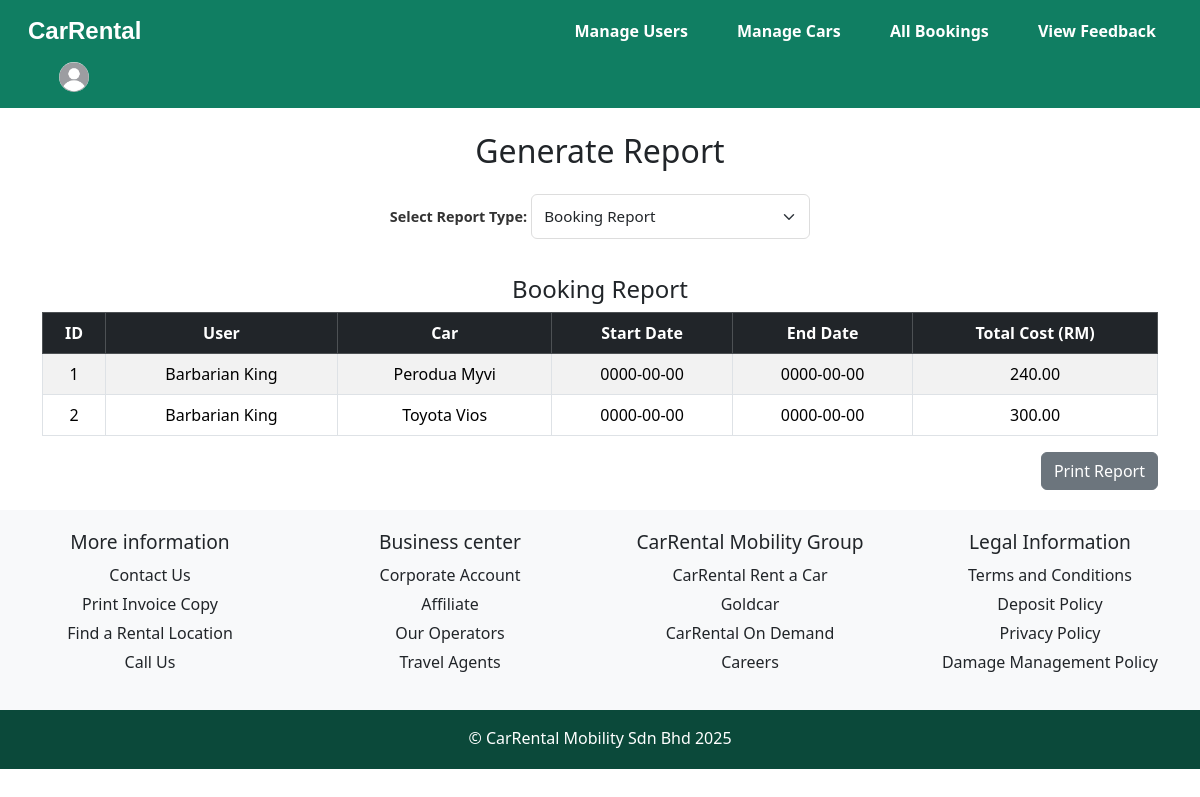
The page /car-rental/public/report.php (signed in) on the database its author committed.
### tables this page shows
CREATE TABLE bookings (
  id INT AUTO_INCREMENT PRIMARY KEY,
  user_id INT NOT NULL,
  car_id INT NOT NULL,
  start_date DATE NOT NULL,
  end_date DATE NOT NULL,
  total_cost DECIMAL(10,2) NOT NULL,
  status ENUM('pending','confirmed','cancelled','completed') DEFAULT 'pending',
  created_at TIMESTAMP DEFAULT CURRENT_TIMESTAMP,
  FOREIGN KEY (user_id) REFERENCES users(id) ON DELETE CASCADE,
  FOREIGN KEY (car_id)  REFERENCES cars(id)  ON DELETE CASCADE
);

CREATE TABLE users (
  id INT AUTO_INCREMENT PRIMARY KEY,
  name VARCHAR(100) NOT NULL,
  email VARCHAR(100) NOT NULL UNIQUE,
  password_hash VARCHAR(255) NOT NULL,
  role ENUM('customer','admin') DEFAULT 'customer',
  created_at TIMESTAMP DEFAULT CURRENT_TIMESTAMP,
  license_image VARCHAR(255),
  license_approved BOOLEAN DEFAULT FALSE
);

CREATE TABLE cars (
  id INT AUTO_INCREMENT PRIMARY KEY,
  brand VARCHAR(80) NOT NULL,
  model VARCHAR(80) NOT NULL,
  img_link VARCHAR(200) NOT NULL,
  price_per_day DECIMAL(10,2) NOT NULL,
  seats TINYINT NOT NULL,
  fuel_type VARCHAR(20) NOT NULL,
  status ENUM('available','maintenance','unavailable') DEFAULT 'available',
  created_at TIMESTAMP DEFAULT CURRENT_TIMESTAMP
);

### car-rental/public/report.php (the view, shortened to what this page needs)
<?php
$reportType = $_GET['type'] ?? 'booking';
?>
<!DOCTYPE html>
<html lang="en">
<head>
    <link href="https://cdn.jsdelivr.net/npm/bootstrap@5.3.3/dist/css/bootstrap.min.css" rel="stylesheet">
</head>
<body>
<?php include 'navbar.php'; ?>
<div class="container mt-4">
    <h2 class="mb-4">Generate Report</h2>
    <form method="get" class="mb-4">
        <label for="type" class="form-label">Select Report Type:</label>
        <select name="type" id="type" class="form-select w-25 d-inline-block" onchange="this.form.submit()">
            <option value="booking" <?= $reportType == 'booking' ? 'selected' : '' ?>>Booking Report</option>
        </select>
    </form>
    <?php
    if ($reportType == 'user') {
        $stmt = $pdo->query("SELECT id, name, email, role, created_at FROM users");
        $data = $stmt->fetchAll();
    ?>
        <h4>User Report</h4>
        <table class="table table-bordered table-striped">
            <thead class="table-dark">
                <tr><th>ID</th><th>Name</th><th>Email</th><th>Role</th><th>Created At</th></tr>
            </thead>
            <tbody>
                <?php foreach ($data as $row): ?>
                <tr>
                    <td><?= $row['id'] ?></td>
                    <td><?= htmlspecialchars($row['name']) ?></td>
                    <td><?= htmlspecialchars($row['email']) ?></td>
                    <td><?= $row['role'] ?></td>
                    <td><?= $row['created_at'] ?></td>
                </tr>
                <?php endforeach; ?>
            </tbody>
        </table>
    <?php
    } elseif ($reportType == 'booking') {
        $stmt = $pdo->query("SELECT b.id, u.name AS user_name, c.brand, c.model, b.start_date, b.end_date, b.total_cost
                             FROM bookings b
                             JOIN users u ON b.user_id = u.id
                             JOIN cars c ON b.car_id = c.id
                             ORDER BY b.start_date DESC");
        $data = $stmt->fetchAll();
    ?>
        <h4>Booking Report</h4>
        <table class="table table-bordered table-striped">
            <thead class="table-dark">
                <tr><th>ID</th><th>User</th><th>Car</th><th>Start Date</th><th>End Date</th><th>Total Cost (RM)</th></tr>
            </thead>
            <tbody>
                <?php foreach ($data as $row): ?>
                <tr>
                    <td><?= $row['id'] ?></td>
                    <td><?= htmlspecialchars($row['user_name']) ?></td>
                    <td><?= htmlspecialchars($row['brand'] . ' ' . $row['model']) ?></td>
                    <td><?= $row['start_date'] ?></td>
                    <td><?= $row['end_date'] ?></td>
                    <td><?= number_format($row['total_cost'], 2) ?></td>
                </tr>
                <?php endforeach; ?>
            </tbody>
        </table>
    <?php } ?>
    <div class="text-end mt-3">
        <button onclick="printReport()" class="btn btn-secondary">Print Report</button>
    </div>
</div>
<?php include 'footer.php'; ?>
</body>
</html>

### car-rental/public/navbar.php (shortened to what this page needs)
<!DOCTYPE html>
<html lang="en">
<head>
  <link href="https://cdn.jsdelivr.net/npm/bootstrap@5.3.3/dist/css/bootstrap.min.css" rel="stylesheet">
  <link href="styles.css" rel="stylesheet">
</head>
<body>
<?php
$role = isset($_SESSION['role']) ? $_SESSION['role'] : 'customer';
?>
<nav class="navbar">
  <div class="container-fluid">
    <a class="navbar-brand" href="dashboard.php"><b>CarRental</b></a>
    <?php if ($role === 'admin'): ?>
      <a class="nav-item" href="users.php"><b>Manage Users</b></a>
      <a class="nav-item" href="cars.php"><b>Manage Cars</b></a>
      <a class="nav-item" href="bookings.php"><b>All Bookings</b></a>
      <a class="nav-item" href="feedback.php"><b>View Feedback</b></a>
    <?php else: ?>
      <a class="nav-item" href="cars.php"><b>View Cars</b></a>
      <a class="nav-item" href="bookings.php"><b>My Bookings</b></a>
      <a class="nav-item" href="feedback.php"><b>Feedback</b></a>
    <?php endif; ?>
    <a class="nav-item" href="profile.php">
      <img src="images/profile-icon.jpeg" alt="Profile" class="profile-icon">
    </a>
  </div>
</nav>
</body>
</html>

### car-rental/public/footer.php (shortened to what this page needs)
<!DOCTYPE html>
<html lang="en">
<head>
  <link href="https://cdn.jsdelivr.net/npm/bootstrap@5.3.3/dist/css/bootstrap.min.css" rel="stylesheet">
  <link href="styles.css" rel="stylesheet">
</head>
<body>
<div class="footer-links">
  <div class="container">
    <div class="row">
      <div class="col-md-3">
        <h4>More information</h4>
        <ul>
          <li><a>Contact Us</a></li>
          <li><a>Print Invoice Copy</a></li>
          <li><a>Find a Rental Location</a></li>
          <li><a>Call Us</a></li>
        </ul>
      </div>
      <div class="col-md-3">
        <h4>Business center</h4>
        <ul>
          <li><a>Corporate Account</a></li>
          <li><a>Affiliate</a></li>
          <li><a>Our Operators</a></li>
          <li><a>Travel Agents</a></li>
        </ul>
      </div>
      <div class="col-md-3">
        <h4>CarRental Mobility Group</h4>
        <ul>
          <li><a>CarRental Rent a Car</a></li>
          <li><a>Goldcar</a></li>
          <li><a>CarRental On Demand</a></li>
          <li><a>Careers</a></li>
        </ul>
      </div>
      <div class="col-md-3">
        <h4>Legal Information</h4>
        <ul>
          <li><a>Terms and Conditions</a></li>
          <li><a>Deposit Policy</a></li>
          <li><a>Privacy Policy</a></li>
          <li><a>Damage Management Policy</a></li>
        </ul>
      </div>
    </div>
  </div>
</div>
<footer>
  <p>© CarRental Mobility Sdn Bhd 2025</p>
</footer>
</body>
</html>

### car-rental/public/styles.css (style rules this page uses)
body { background-color: white; }
.container { text-align: center; }
.footer-links { background-color: #f8f9fa; padding: 20px 0; margin-top: 20px; }
.footer-links .container { max-width: 1200px; }
.footer-links h4 { margin-bottom: 10px; font-size: 1.2rem; }
.footer-links ul { list-style-type: none; padding: 0; }
.footer-links li { margin-bottom: 5px; }
.footer-links a { text-decoration: none; color: #343a40; }
footer { background-color: #0b493a; color: white; text-align: center; padding: 1rem 0 0.2rem; }
.navbar { background-color: #107e62; color: white; display: flex; align-items: center; justify-content: space-between; padding: 0.5rem 1rem; }
.navbar .container-fluid { display: flex; align-items: center; justify-content: space-between; width: 100%; }
.navbar .navbar-brand { color: white; font-family:'Gill Sans', 'Gill Sans MT', Calibri, 'Trebuchet MS', sans-serif; font-size: 1.5rem; margin-right: 400px; }
.navbar .nav-item { color: white; text-decoration: none; padding: 0.5rem 1rem; }
.nav-item { border-radius: 20%; }
.form-label { font-size: 0.9rem; font-weight: 600; color: #333; }
.form-input, .form-select { padding: 10px 12px; border: 1px solid #ddd; border-radius: 6px; font-size: 0.95rem; transition: border-color 0.2s; }
form input[type="text"], form input[type="number"], form select { width: 100%; padding: 8px 12px; margin-bottom: 12px; border: 1px solid #ccc; border-radius: 6px; }

### car-rental/public/navbar.php (style rules this page uses)
.profile-icon { width: 30px; height: 30px; border-radius: 50%; object-fit: cover; margin-left: 15px; }

### rows shown on the page
bookings: id "1", user.name "Barbarian King", car.model "Perodua Myvi", start_date "0000-00-00", end_date "0000-00-00", total_cost "240.00"
bookings: id "2", user.name "Barbarian King", car.model "Toyota Vios", start_date "0000-00-00", end_date "0000-00-00", total_cost "300.00"
